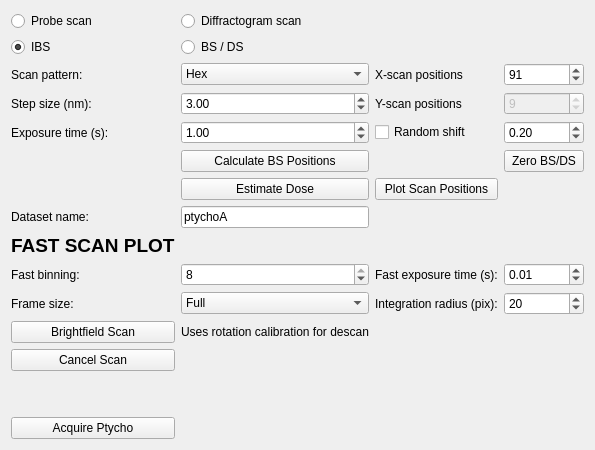
        <widget class="QWidget" name="tabControl">
         <attribute name="title">
          <string>Control</string>
         </attribute>
         <layout class="QGridLayout" name="gridLayout_6">
          <item row="11" column="1">
           <widget class="QPushButton" name="pbBFScan">
            <property name="text">
             <string>Brightfield Scan</string>
            </property>
           </widget>
          </item>
          <item row="8" column="1">
           <widget class="QLabel" name="label_31">
            <property name="font">
             <font>
              <pointsize>14</pointsize>
              <weight>75</weight>
              <bold>true</bold>
             </font>
            </property>
            <property name="text">
             <string>FAST SCAN PLOT</string>
            </property>
           </widget>
          </item>
          <item row="2" column="5">
           <widget class="QSpinBox" name="sbXScanCount">
            <property name="minimum">
             <number>1</number>
            </property>
            <property name="maximum">
             <number>999</number>
            </property>
            <property name="value">
             <number>91</number>
            </property>
           </widget>
          </item>
          <item row="5" column="3">
           <widget class="QPushButton" name="pbPtychoCalcPos">
            <property name="text">
             <string>Calculate BS Positions</string>
            </property>
           </widget>
          </item>
          <item row="3" column="4">
           <widget class="QLabel" name="labelYAxis">
            <property name="text">
             <string>Y-scan positions</string>
            </property>
           </widget>
          </item>
          <item row="2" column="4">
           <widget class="QLabel" name="label_22">
            <property name="text">
             <string>X-scan positions </string>
            </property>
           </widget>
          </item>
          <item row="0" column="3">
           <widget class="QRadioButton" name="rbPtychoDiffScan">
            <property name="text">
             <string>Diffractogram scan</string>
            </property>
            <property name="checked">
             <bool>false</bool>
            </property>
           </widget>
          </item>
          <item row="3" column="5">
           <widget class="QSpinBox" name="sbYScanCount">
            <property name="enabled">
             <bool>false</bool>
            </property>
            <property name="minimum">
             <number>1</number>
            </property>
            <property name="maximum">
             <number>500</number>
            </property>
            <property name="value">
             <number>9</number>
            </property>
           </widget>
          </item>
          <item row="3" column="1">
           <widget class="QLabel" name="labelXAxis">
            <property name="text">
             <string>Step size (nm): </string>
            </property>
           </widget>
          </item>
          <item row="0" column="1">
           <layout class="QGridLayout" name="gridLayout_5">
            <item row="0" column="0">
             <widget class="QRadioButton" name="rbPtychoProbeScan">
              <property name="text">
               <string>Probe scan</string>
              </property>
              <property name="checked">
               <bool>false</bool>
              </property>
             </widget>
            </item>
           </layout>
          </item>
          <item row="3" column="3">
           <widget class="QDoubleSpinBox" name="sbScanStep">
            <property name="maximum">
             <double>500.000000000000000</double>
            </property>
            <property name="value">
             <double>3.000000000000000</double>
            </property>
           </widget>
          </item>
          <item row="2" column="3">
           <widget class="QComboBox" name="cbScanPatType">
            <item>
             <property name="text">
              <string>Hex</string>
             </property>
            </item>
            <item>
             <property name="text">
              <string>Fermat</string>
             </property>
            </item>
            <item>
             <property name="text">
              <string>Grid</string>
             </property>
            </item>
           </widget>
          </item>
          <item row="10" column="4">
           <widget class="QLabel" name="label_36">
            <property name="text">
             <string>Integration radius (pix):</string>
            </property>
           </widget>
          </item>
          <item row="9" column="5">
           <widget class="QDoubleSpinBox" name="sbFastTx">
            <property name="singleStep">
             <double>0.010000000000000</double>
            </property>
            <property name="value">
             <double>0.010000000000000</double>
            </property>
           </widget>
          </item>
          <item row="13" column="1">
           <spacer name="verticalSpacer_4">
            <property name="orientation">
             <enum>Qt::Vertical</enum>
            </property>
            <property name="sizeHint" stdset="0">
             <size>
              <width>20</width>
              <height>40</height>
             </size>
            </property>
           </spacer>
          </item>
          <item row="10" column="1">
           <widget class="QLabel" name="label_34">
            <property name="text">
             <string>Frame size:</string>
            </property>
           </widget>
          </item>
          <item row="4" column="3">
           <widget class="QDoubleSpinBox" name="sbPtychoTx">
            <property name="singleStep">
             <double>0.100000000000000</double>
            </property>
            <property name="value">
             <double>1.000000000000000</double>
            </property>
           </widget>
          </item>
          <item row="2" column="1">
           <widget class="QLabel" name="label_21">
            <property name="text">
             <string>Scan pattern: </string>
            </property>
           </widget>
          </item>
          <item row="6" column="3">
           <widget class="QPushButton" name="pbPtychoEstimateDose">
            <property name="text">
             <string>Estimate Dose</string>
            </property>
           </widget>
          </item>
          <item row="10" column="5">
           <widget class="QSpinBox" name="sbFastIntRadius">
            <property name="minimum">
             <number>1</number>
            </property>
            <property name="value">
             <number>20</number>
            </property>
           </widget>
          </item>
          <item row="10" column="3">
           <widget class="QComboBox" name="cbFastFrameSize">
            <item>
             <property name="text">
              <string>Full</string>
             </property>
            </item>
            <item>
             <property name="text">
              <string>Half</string>
             </property>
            </item>
            <item>
             <property name="text">
              <string>Quarter</string>
             </property>
            </item>
           </widget>
          </item>
          <item row="9" column="4">
           <widget class="QLabel" name="label_33">
            <property name="text">
             <string>Fast exposure time (s):</string>
            </property>
           </widget>
          </item>
          <item row="9" column="3">
           <widget class="QSpinBox" name="sbFastBinning">
            <property name="minimum">
             <number>1</number>
            </property>
            <property name="maximum">
             <number>8</number>
            </property>
            <property name="value">
             <number>8</number>
            </property>
           </widget>
          </item>
          <item row="11" column="3">
           <widget class="QLabel" name="label_35">
            <property name="text">
             <string>Uses rotation calibration for descan</string>
            </property>
           </widget>
          </item>
          <item row="4" column="1">
           <widget class="QLabel" name="label_24">
            <property name="text">
             <string>Exposure time (s): </string>
            </property>
           </widget>
          </item>
          <item row="9" column="1">
           <widget class="QLabel" name="label_32">
            <property name="text">
             <string>Fast binning:</string>
            </property>
           </widget>
          </item>
          <item row="5" column="5">
           <widget class="QPushButton" name="pbZeroBSDS">
            <property name="text">
             <string>Zero BS/DS</string>
            </property>
           </widget>
          </item>
          <item row="14" column="1">
           <widget class="QPushButton" name="pbAcquirePtycho">
            <property name="text">
             <string>Acquire Ptycho</string>
            </property>
           </widget>
          </item>
          <item row="7" column="1">
           <widget class="QLabel" name="label_37">
            <property name="text">
             <string>Dataset name:</string>
            </property>
           </widget>
          </item>
          <item row="7" column="3">
           <widget class="QLineEdit" name="leDSetName">
            <property name="text">
             <string>ptychoA</string>
            </property>
           </widget>
          </item>
          <item row="12" column="1">
           <widget class="QPushButton" name="pbBFCancel">
            <property name="text">
             <string>Cancel Scan</string>
            </property>
           </widget>
          </item>
          <item row="1" column="1">
           <widget class="QRadioButton" name="rbPtychoUseIBS">
            <property name="text">
             <string>IBS</string>
            </property>
            <property name="checked">
             <bool>true</bool>
            </property>
            <property name="autoExclusive">
             <bool>false</bool>
            </property>
           </widget>
          </item>
          <item row="1" column="3">
           <widget class="QRadioButton" name="rbPtychoUseBSDS">
            <property name="text">
             <string>BS / DS</string>
            </property>
            <property name="autoExclusive">
             <bool>false</bool>
            </property>
           </widget>
          </item>
          <item row="6" column="4">
           <widget class="QPushButton" name="pbPlotScanPositions">
            <property name="text">
             <string>Plot Scan Positions</string>
            </property>
           </widget>
          </item>
          <item row="4" column="4">
           <widget class="QCheckBox" name="cbRandomShift">
            <property name="text">
             <string>Random shift</string>
            </property>
           </widget>
          </item>
          <item row="4" column="5">
           <widget class="QDoubleSpinBox" name="sbRandomShift">
            <property name="singleStep">
             <double>0.100000000000000</double>
            </property>
            <property name="value">
             <double>0.200000000000000</double>
            </property>
           </widget>
          </item>
         </layout>
        </widget>
